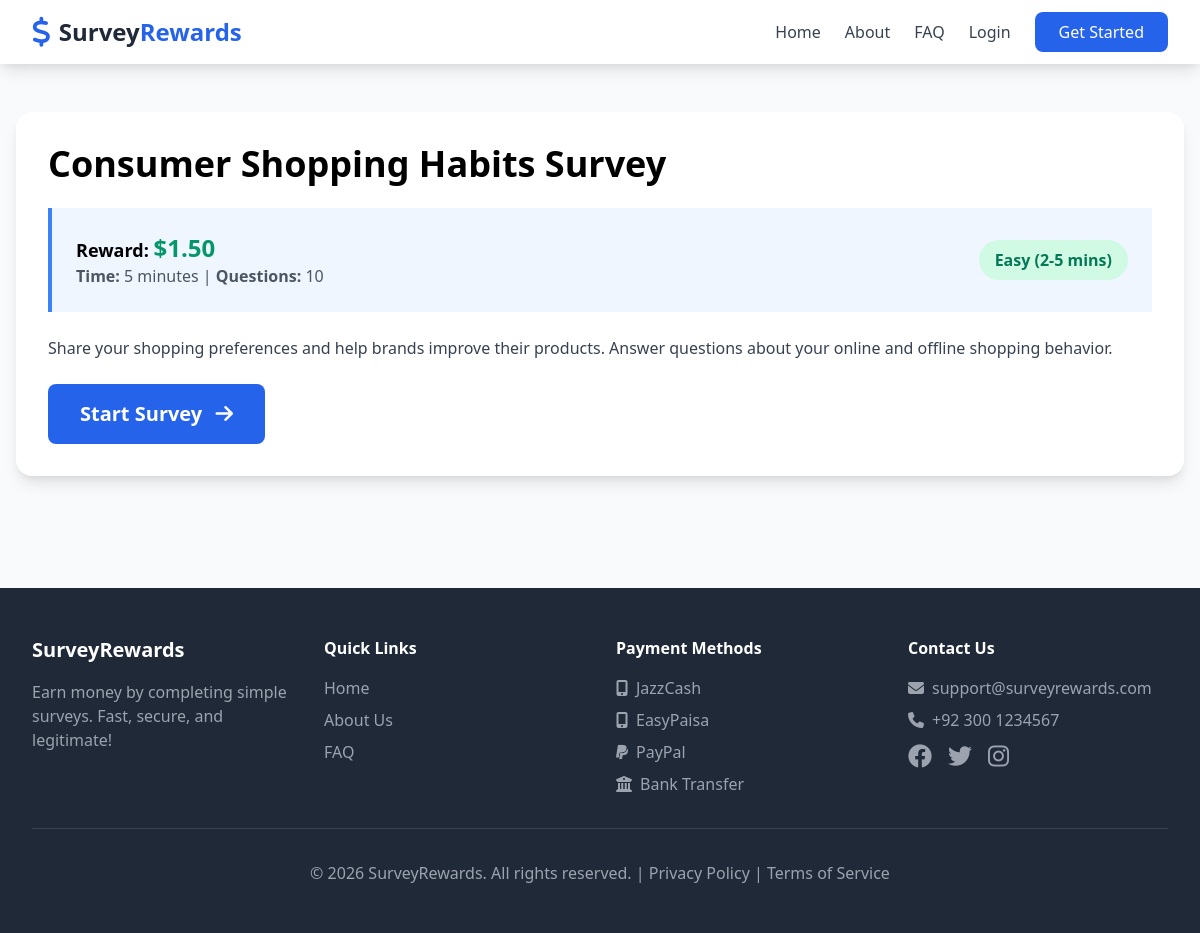
Screenshot of /surveys/1/ with the database file from the repository.
### surveys/models.py (models this page shows, shortened)
class Survey(models.Model):
    CATEGORY_CHOICES = [
        ('health', 'Health & Wellness'),
        ('tech', 'Technology'),
        ('shopping', 'Shopping'),
        ('finance', 'Finance'),
        ('education', 'Education'),
        ('entertainment', 'Entertainment'),
        ('food', 'Food & Dining'),
        ('travel', 'Travel'),
        ('general', 'General'),
    ]
    DIFFICULTY_CHOICES = [
        ('easy', 'Easy (2-5 mins)'),
        ('medium', 'Medium (5-10 mins)'),
        ('hard', 'Hard (10-20 mins)'),
    ]
    title = models.CharField(max_length=255)
    description = models.TextField()
    category = models.CharField(max_length=50, choices=CATEGORY_CHOICES, default='general')
    difficulty = models.CharField(max_length=20, choices=DIFFICULTY_CHOICES, default='easy')
    reward = models.DecimalField(max_digits=10, decimal_places=2)
    estimated_time = models.IntegerField(help_text="Estimated time in minutes")
    questions_count = models.IntegerField(default=10)
    is_active = models.BooleanField(default=True)
    max_participants = models.IntegerField(null=True, blank=True)
    current_participants = models.IntegerField(default=0)
    created_at = models.DateTimeField(auto_now_add=True)
    expires_at = models.DateTimeField(null=True, blank=True)
    @property
    def is_available(self):
        if not self.is_active:
            return False
        if self.max_participants and self.current_participants >= self.max_participants:
            return False
        if self.expires_at and timezone.now() > self.expires_at:
            return False
        return True

### surveys/views.py (the view)
# urls.py: path('<int:survey_id>/', views.survey_detail, name='survey_detail'),
def survey_detail(request, survey_id):
    survey = get_object_or_404(Survey, id=survey_id, is_active=True)
    questions = survey.questions.all()
    already_completed = False
    if request.user.is_authenticated:
        already_completed = SurveyAnswer.objects.filter(
            user=request.user,
            survey=survey
        ).exists()
    context = {
        'survey': survey,
        'questions': questions,
        'is_available': survey.is_available,
        'already_completed': already_completed,
    }
    return render(request, 'surveys/survey_detail.html', context)

### templates/surveys/survey_detail.html
{% extends 'base.html' %}
{% block content %}
<div class="max-w-7xl mx-auto px-4 py-12">
    <div class="bg-white rounded-2xl p-8 shadow-lg">
        <h1 class="text-4xl font-bold mb-6">{{ survey.title }}</h1>
        <div class="bg-blue-50 border-l-4 border-blue-500 p-6 mb-6">
            <div class="flex justify-between items-center">
                <div>
                    <p class="text-lg"><strong>Reward:</strong> <span class="text-green-600 font-bold text-2xl">${{ survey.reward }}</span></p>
                    <p class="text-gray-600"><strong>Time:</strong> {{ survey.estimated_time }} minutes | <strong>Questions:</strong> {{ survey.questions_count }}</p>
                </div>
                <span class="bg-green-100 text-green-700 px-4 py-2 rounded-full font-bold">{{ survey.get_difficulty_display }}</span>
            </div>
        </div>
        <p class="text-gray-700 mb-6">{{ survey.description }}</p>
        <a href="{% url 'start_survey' survey.id %}" class="inline-block bg-blue-600 hover:bg-blue-700 text-white px-8 py-4 rounded-lg font-bold text-xl transition">
            Start Survey <i class="fas fa-arrow-right ml-2"></i>
        </a>
    </div>
</div>
{% endblock %}

### static/css/style.css (style rules this page uses)
html { scroll-behavior: smooth; }

### rows the page displays
Survey: title "Consumer Shopping Habits Survey", reward "1.50", estimated_time "5", questions_count "10", difficulty "Easy (2-5 mins)", description "Share your shopping preferences and help brands improve their products. Answer questions about your online and offline shopping behavior."
